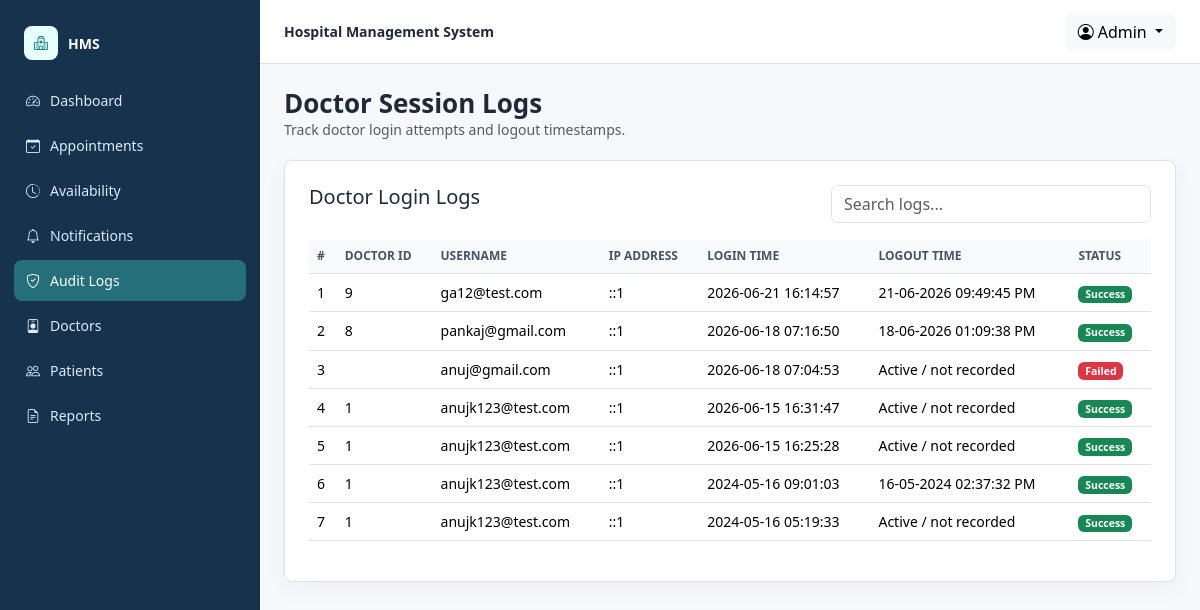
/hms/admin/doctor-logs.php (signed in), run on the app's committed database.
### tables this page shows
CREATE TABLE `doctorslog` (
  `id` int(11) NOT NULL,
  `uid` int(11) DEFAULT NULL,
  `username` varchar(255) DEFAULT NULL,
  `userip` binary(16) DEFAULT NULL,
  `loginTime` timestamp NULL DEFAULT current_timestamp(),
  `logout` varchar(255) DEFAULT NULL,
  `status` int(11) DEFAULT NULL
);

### hms/admin/doctor-logs.php (the view, shortened to what this page needs)
<?php
include 'include/config.php';
$logs = hms_fetch_all($con, 'SELECT * FROM doctorslog ORDER BY id DESC');
?>
<div class="hms-page-title">
    <div>
        <h1>Doctor Session Logs</h1>
        <p class="text-muted mb-0">Track doctor login attempts and logout timestamps.</p>
    </div>
</div>
<div class="hms-card p-4">
    <div class="d-flex flex-column flex-md-row justify-content-between gap-3 mb-3">
        <h2 class="h5 mb-0">Doctor Login Logs</h2>
        <input type="search" class="form-control" style="max-width: 320px;" placeholder="Search logs..." data-table-search="#doctorLogsTable">
    </div>
    <div class="table-responsive">
        <table class="table table-hover align-middle" id="doctorLogsTable" data-sortable>
            <thead>
            <tr>
                <th data-sort>#</th>
                <th data-sort>Doctor ID</th>
                <th data-sort>Username</th>
                <th data-sort>IP Address</th>
                <th data-sort>Login Time</th>
                <th data-sort>Logout Time</th>
                <th data-sort>Status</th>
            </tr>
            </thead>
            <tbody>
            <?php foreach ($logs as $index => $log) { ?>
                <tr>
                    <td><?php echo $index + 1; ?></td>
                    <td><?php echo hms_e($log['uid']); ?></td>
                    <td><?php echo hms_e($log['username']); ?></td>
                    <td><?php echo hms_e($log['userip']); ?></td>
                    <td><?php echo hms_e($log['loginTime']); ?></td>
                    <td><?php echo hms_e($log['logout'] ?: 'Active / not recorded'); ?></td>
                    <td><span class="badge text-bg-<?php echo (int) $log['status'] === 1 ? 'success' : 'danger'; ?>"><?php echo (int) $log['status'] === 1 ? 'Success' : 'Failed'; ?></span></td>
                </tr>
            <?php } ?>
            </tbody>
        </table>
    </div>
</div>

### hms/include/hms_helpers.php (style rules this page uses)
:root { --hms-ink: #1f2937; --hms-muted: #667085; --hms-line: #d9e2ec; --hms-bg: #f6f8fb; --hms-sidebar: #17324d; --hms-sidebar-active: #256f7a; --hms-teal: #127c8a; --hms-amber: #b7791f; }
body { background: var(--hms-bg); color: var(--hms-ink); font-size: 14px; letter-spacing: 0; }
.hms-page-title { display: flex; justify-content: space-between; gap: 16px; align-items: center; margin-bottom: 20px; }
.hms-page-title h1 { font-size: 26px; margin: 0; font-weight: 700; }
.hms-card { background: #fff; border: 1px solid var(--hms-line); border-radius: 8px; box-shadow: 0 8px 24px rgba(16, 24, 40, .04); }
.table thead th { color: #475467; background: #f8fafc; font-size: 12px; text-transform: uppercase; white-space: nowrap; }
.table td, .table th { vertical-align: middle; }
.form-control, .form-select { border-radius: 7px; }

### data on the page
doctorslog: uid "9", username "ga12@test.com", userip "::1", loginTime "2026-06-21 16:14:57", logout "21-06-2026 09:49:45 PM", status "Success"
doctorslog: uid "8", username "pankaj@gmail.com", userip "::1", loginTime "2026-06-18 07:16:50", logout "18-06-2026 01:09:38 PM", status "Success"
doctorslog: username "anuj@gmail.com", userip "::1", loginTime "2026-06-18 07:04:53", logout "Active / not recorded", status "Failed"
doctorslog: uid "1", username "anujk123@test.com", userip "::1", loginTime "2026-06-15 16:31:47", logout "Active / not recorded", status "Success"
doctorslog: uid "1", username "anujk123@test.com", userip "::1", loginTime "2026-06-15 16:25:28", logout "Active / not recorded", status "Success"
doctorslog: uid "1", username "anujk123@test.com", userip "::1", loginTime "2024-05-16 09:01:03", logout "16-05-2024 02:37:32 PM", status "Success"
doctorslog: uid "1", username "anujk123@test.com", userip "::1", loginTime "2024-05-16 05:19:33", logout "Active / not recorded", status "Success"

### other printed values
hms_e($item[1]) "Dashboard"
hms_e($item[1]) "Appointments"
hms_e($item[1]) "Availability"
hms_e($item[1]) "Notifications"
hms_e($item[1]) "Audit Logs"
hms_e($item[1]) "Doctors"
hms_e($item[1]) "Patients"
hms_e($item[1]) "Reports"
hms_e($name) "Admin"
